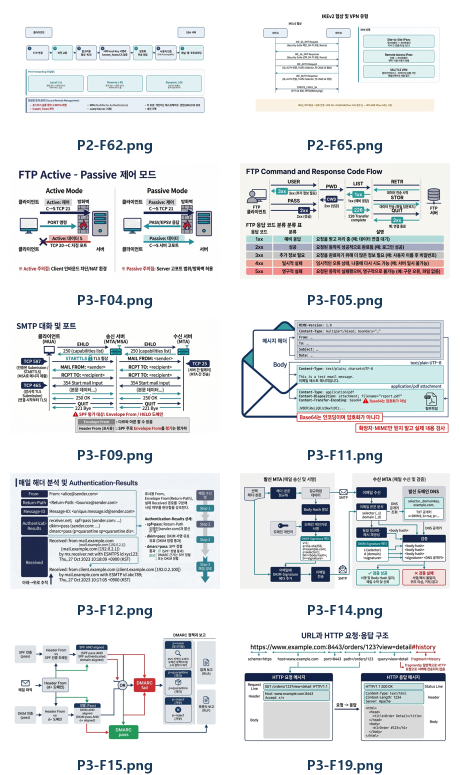
#> input picture 나노바나나_전체_수정대상_작업팩_v2/00_가이드/batch02_nano_banana_contact_sheet.png, 920 x 1550 px, given in place of ., which was not available (shown at 1/2 size)
$ python -i render_priority_a_batch1.py   (imports and definitions only)
#> lines starting #> are read from the running program, lines starting #| are printed output that depends on the picture; pictures that were not available may be replaced by others from this repository, and a replacement may not be noted
from __future__ import annotations

import csv
import math
from pathlib import Path
from typing import Iterable

from PIL import Image, ImageDraw, ImageFont


ROOT = Path(r"C:\Users\javam\OneDrive\Documents\그림만들기\나노바나나_전체_수정대상_작업팩_v2")
MANIFEST = ROOT / "00_가이드" / "나노바나나_전체_수정대상_매니페스트_v2.csv"
OUT = ROOT / "03_수정완료"
CONTACT_SHEET = ROOT / "00_가이드" / "batch01_priorityA_contact_sheet.png"

FONT = Path(r"C:\Windows\Fonts\malgun.ttf")
BOLD = Path(r"C:\Windows\Fonts\malgunbd.ttf")

NAVY = "#183A5A"
BLUE = "#24508A"
TEAL = "#07889B"
TEAL_DARK = "#056B7A"
LIGHT_TEAL = "#E6F6F7"
LIGHT_BLUE = "#EEF4FA"
GRAY = "#F4F6F8"
MID_GRAY = "#D9E1E8"
RED = "#C23834"
LIGHT_RED = "#FBE9E8"
GREEN = "#1F7A54"
LIGHT_GREEN = "#EAF7EF"
TEXT = "#102A43"
MUTED = "#4F6478"
WHITE = "#FFFFFF"


def font(size: int, bold: bool = False) -> ImageFont.FreeTypeFont:
    return ImageFont.truetype(str(BOLD if bold else FONT), size=size)


# [126 lines left out: functions text_size, wrap_text, centered_text, left_text, rect, box and 2 more, not called in this run]


def title(draw: ImageDraw.ImageDraw, w: int, text: str) -> None:
    centered_text(draw, (0, 38, w, 112), text, font(44, True), NAVY)


def canvas(w: int, h: int) -> tuple[Image.Image, ImageDraw.ImageDraw]:
    img = Image.new("RGB", (w, h), WHITE)
    return img, ImageDraw.Draw(img)


# [319 lines left out: functions table, save, draw_p1_f32, draw_p1_f52, draw_p2_f02, draw_p2_f10 and 6 more, not called in this run]


RENDERERS = {
    "P1-F32": (1, draw_p1_f32),
    "P1-F52": (1, draw_p1_f52),
    "P2-F02": (2, draw_p2_f02),
    "P2-F10": (2, draw_p2_f10),
    "P2-F20": (2, draw_p2_f20),
    "P2-F31": (2, draw_p2_f31),
    "P2-F32": (2, draw_p2_f32),
    "P2-F41": (2, draw_p2_f41),
    "P2-F51": (2, draw_p2_f51),
    "P2-F61": (2, draw_p2_f61),
}


def manifest_rows() -> dict[str, dict[str, str]]:
    with MANIFEST.open("r", encoding="utf-8-sig", newline="") as f:
        return {row["code"]: row for row in csv.DictReader(f)}


def make_contact_sheet(paths: Iterable[Path]) -> None:
    thumbs = []
    for path in paths:
        img = Image.open(path).convert("RGB")
#> img is the input picture: PIL image 920x1550 RGB; mean R, G, B 227.7, 229.9, 231.6
        img.thumbnail((360, 220))
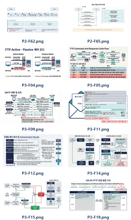
#> img: PIL image 131x220 RGB; mean R, G, B 227.4, 229.6, 231.3
        tile = Image.new("RGB", (390, 270), WHITE)
#> tile: PIL image 390x270 RGB; every value is 255
        x = (390 - img.width) // 2
#> x = 129
        tile.paste(img, (x, 12))
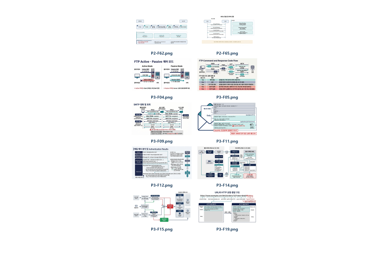
#> tile: PIL image 390x270 RGB; mean R, G, B 247.4, 248.1, 248.5
        d = ImageDraw.Draw(tile)
#> (the run stopped early here; a loop or call above may not have finished)

$ run again, on 나노바나나_전체_수정대상_작업팩_v2/00_가이드/batch02_rerun_nano_banana_contact_sheet.png
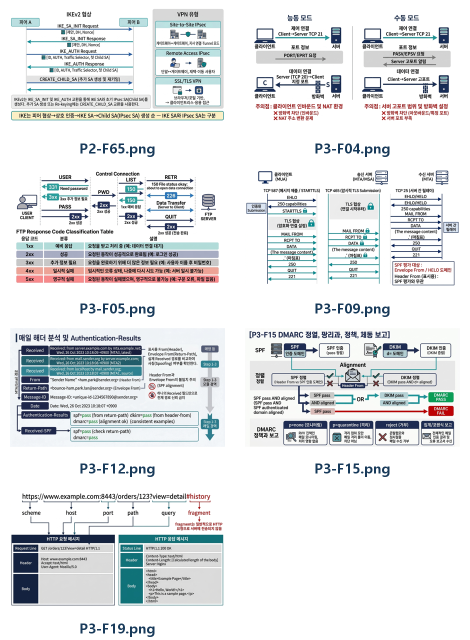
#> input picture 나노바나나_전체_수정대상_작업팩_v2/00_가이드/batch02_rerun_nano_banana_contact_sheet.png, 940 x 1280 px, given in place of ., which was not available (shown at 1/2 size)
#> in make_contact_sheet, img is the input picture: PIL image 940x1280 RGB; mean R, G, B 225.5, 228, 229.6
#> in make_contact_sheet, `img.thumbnail((360, 220))`:
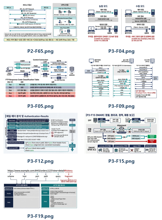
#> img: PIL image 162x220 RGB; mean R, G, B 225.2, 227.8, 229.4
#> in make_contact_sheet, `tile.paste(img, (x, 12))`:
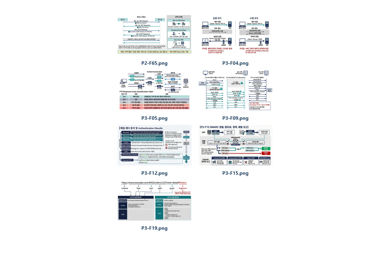
#> tile: PIL image 390x270 RGB; mean R, G, B 244.9, 245.8, 246.4

$ run again, on 나노바나나_전체_수정대상_작업팩_v2/00_가이드/batch03_nano_banana_contact_sheet.png
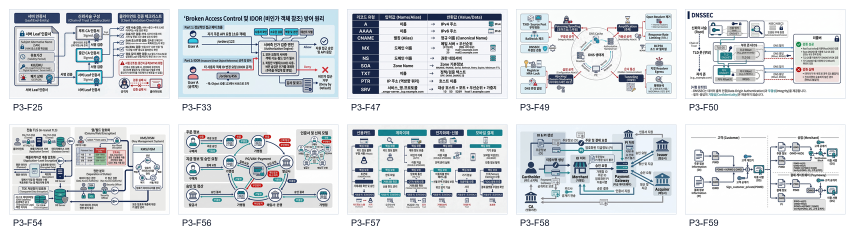
#> input picture 나노바나나_전체_수정대상_작업팩_v2/00_가이드/batch03_nano_banana_contact_sheet.png, 1708 x 480 px, given in place of ., which was not available (shown at 1/2 size)
#> in make_contact_sheet, img is the input picture: PIL image 1708x480 RGB; mean R, G, B 219, 222.7, 226
#> in make_contact_sheet, `img.thumbnail((360, 220))`:
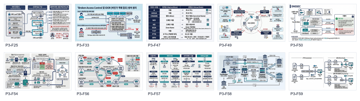
#> img: PIL image 360x101 RGB; mean R, G, B 218.9, 222.7, 226
#> in make_contact_sheet, `tile.paste(img, (x, 12))`:
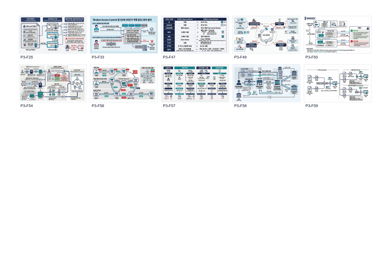
#> tile: PIL image 390x270 RGB; mean R, G, B 242.5, 243.8, 245
